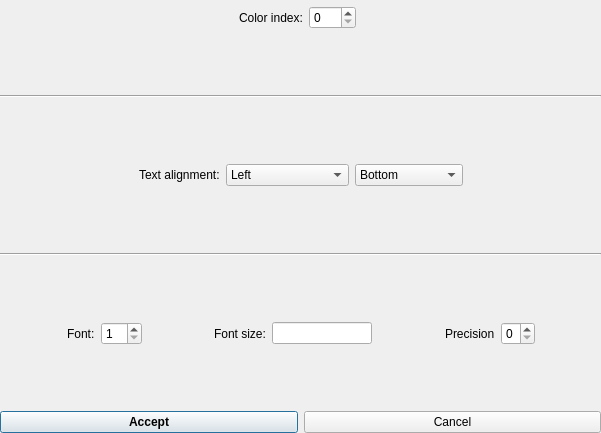
<?xml version="1.0" encoding="UTF-8"?>
<ui version="4.0">
 <class>ARootTextConfigurator</class>
 <widget class="QDialog" name="ARootTextConfigurator">
  <property name="geometry">
   <rect>
    <x>0</x>
    <y>0</y>
    <width>601</width>
    <height>433</height>
   </rect>
  </property>
  <property name="sizePolicy">
   <sizepolicy hsizetype="Fixed" vsizetype="Fixed">
    <horstretch>0</horstretch>
    <verstretch>0</verstretch>
   </sizepolicy>
  </property>
  <property name="windowTitle">
   <string>Dialog</string>
  </property>
  <layout class="QVBoxLayout" name="verticalLayout">
   <property name="leftMargin">
    <number>0</number>
   </property>
   <property name="topMargin">
    <number>0</number>
   </property>
   <property name="rightMargin">
    <number>0</number>
   </property>
   <property name="bottomMargin">
    <number>0</number>
   </property>
   <item>
    <widget class="QFrame" name="frColorPanel">
     <property name="frameShape">
      <enum>QFrame::StyledPanel</enum>
     </property>
     <property name="frameShadow">
      <enum>QFrame::Raised</enum>
     </property>
    </widget>
   </item>
   <item>
    <layout class="QHBoxLayout" name="hlColor">
     <item>
      <spacer name="horizontalSpacer">
       <property name="orientation">
        <enum>Qt::Horizontal</enum>
       </property>
       <property name="sizeHint" stdset="0">
        <size>
         <width>40</width>
         <height>20</height>
        </size>
       </property>
      </spacer>
     </item>
     <item>
      <widget class="QLabel" name="label">
       <property name="text">
        <string>Color index:</string>
       </property>
      </widget>
     </item>
     <item>
      <widget class="QSpinBox" name="sbColor">
       <property name="maximum">
        <number>999</number>
       </property>
      </widget>
     </item>
     <item>
      <widget class="QFrame" name="frCol">
       <property name="frameShape">
        <enum>QFrame::Box</enum>
       </property>
       <property name="frameShadow">
        <enum>QFrame::Raised</enum>
       </property>
      </widget>
     </item>
     <item>
      <spacer name="horizontalSpacer_2">
       <property name="orientation">
        <enum>Qt::Horizontal</enum>
       </property>
       <property name="sizeHint" stdset="0">
        <size>
         <width>40</width>
         <height>20</height>
        </size>
       </property>
      </spacer>
     </item>
    </layout>
   </item>
   <item>
    <spacer name="verticalSpacer_3">
     <property name="orientation">
      <enum>Qt::Vertical</enum>
     </property>
     <property name="sizeHint" stdset="0">
      <size>
       <width>20</width>
       <height>40</height>
      </size>
     </property>
    </spacer>
   </item>
   <item>
    <widget class="Line" name="line">
     <property name="orientation">
      <enum>Qt::Horizontal</enum>
     </property>
    </widget>
   </item>
   <item>
    <spacer name="verticalSpacer_6">
     <property name="orientation">
      <enum>Qt::Vertical</enum>
     </property>
     <property name="sizeHint" stdset="0">
      <size>
       <width>20</width>
       <height>40</height>
      </size>
     </property>
    </spacer>
   </item>
   <item>
    <layout class="QHBoxLayout" name="horizontalLayout_2">
     <item>
      <spacer name="horizontalSpacer_3">
       <property name="orientation">
        <enum>Qt::Horizontal</enum>
       </property>
       <property name="sizeHint" stdset="0">
        <size>
         <width>40</width>
         <height>20</height>
        </size>
       </property>
      </spacer>
     </item>
     <item>
      <widget class="QLabel" name="labAlign">
       <property name="text">
        <string>Text alignment:</string>
       </property>
      </widget>
     </item>
     <item>
      <widget class="QComboBox" name="cobHorizontalAlignment">
       <item>
        <property name="text">
         <string>Left</string>
        </property>
       </item>
       <item>
        <property name="text">
         <string>Horizontal center</string>
        </property>
       </item>
       <item>
        <property name="text">
         <string>Right</string>
        </property>
       </item>
      </widget>
     </item>
     <item>
      <widget class="QComboBox" name="cobVerticalAlignment">
       <item>
        <property name="text">
         <string>Bottom</string>
        </property>
       </item>
       <item>
        <property name="text">
         <string>Vertical center</string>
        </property>
       </item>
       <item>
        <property name="text">
         <string>Top</string>
        </property>
       </item>
      </widget>
     </item>
     <item>
      <spacer name="horizontalSpacer_4">
       <property name="orientation">
        <enum>Qt::Horizontal</enum>
       </property>
       <property name="sizeHint" stdset="0">
        <size>
         <width>40</width>
         <height>20</height>
        </size>
       </property>
      </spacer>
     </item>
    </layout>
   </item>
   <item>
    <spacer name="verticalSpacer">
     <property name="orientation">
      <enum>Qt::Vertical</enum>
     </property>
     <property name="sizeHint" stdset="0">
      <size>
       <width>20</width>
       <height>40</height>
      </size>
     </property>
    </spacer>
   </item>
   <item>
    <widget class="Line" name="lineAlign">
     <property name="orientation">
      <enum>Qt::Horizontal</enum>
     </property>
    </widget>
   </item>
   <item>
    <spacer name="verticalSpacer_5">
     <property name="orientation">
      <enum>Qt::Vertical</enum>
     </property>
     <property name="sizeHint" stdset="0">
      <size>
       <width>20</width>
       <height>40</height>
      </size>
     </property>
    </spacer>
   </item>
   <item>
    <layout class="QHBoxLayout" name="horizontalLayout_3">
     <item>
      <spacer name="horizontalSpacer_6">
       <property name="orientation">
        <enum>Qt::Horizontal</enum>
       </property>
       <property name="sizeHint" stdset="0">
        <size>
         <width>40</width>
         <height>20</height>
        </size>
       </property>
      </spacer>
     </item>
     <item>
      <widget class="QLabel" name="label_6">
       <property name="text">
        <string>Font:</string>
       </property>
      </widget>
     </item>
     <item>
      <widget class="QSpinBox" name="sbFont">
       <property name="minimum">
        <number>1</number>
       </property>
       <property name="maximum">
        <number>15</number>
       </property>
      </widget>
     </item>
     <item>
      <spacer name="horizontalSpacer_7">
       <property name="orientation">
        <enum>Qt::Horizontal</enum>
       </property>
       <property name="sizeHint" stdset="0">
        <size>
         <width>40</width>
         <height>20</height>
        </size>
       </property>
      </spacer>
     </item>
     <item>
      <widget class="QLabel" name="label_4">
       <property name="text">
        <string>Font size:</string>
       </property>
      </widget>
     </item>
     <item>
      <widget class="QLineEdit" name="ledSize">
       <property name="maximumSize">
        <size>
         <width>100</width>
         <height>16777215</height>
        </size>
       </property>
      </widget>
     </item>
     <item>
      <spacer name="horizontalSpacer_8">
       <property name="orientation">
        <enum>Qt::Horizontal</enum>
       </property>
       <property name="sizeHint" stdset="0">
        <size>
         <width>40</width>
         <height>20</height>
        </size>
       </property>
      </spacer>
     </item>
     <item>
      <widget class="QLabel" name="label_5">
       <property name="text">
        <string>Precision</string>
       </property>
      </widget>
     </item>
     <item>
      <widget class="QSpinBox" name="sbPrecision">
       <property name="minimum">
        <number>0</number>
       </property>
       <property name="maximum">
        <number>3</number>
       </property>
      </widget>
     </item>
     <item>
      <spacer name="horizontalSpacer_9">
       <property name="orientation">
        <enum>Qt::Horizontal</enum>
       </property>
       <property name="sizeHint" stdset="0">
        <size>
         <width>40</width>
         <height>20</height>
        </size>
       </property>
      </spacer>
     </item>
    </layout>
   </item>
   <item>
    <spacer name="verticalSpacer_2">
     <property name="orientation">
      <enum>Qt::Vertical</enum>
     </property>
     <property name="sizeHint" stdset="0">
      <size>
       <width>20</width>
       <height>40</height>
      </size>
     </property>
    </spacer>
   </item>
   <item>
    <layout class="QHBoxLayout" name="horizontalLayout">
     <property name="topMargin">
      <number>0</number>
     </property>
     <item>
      <widget class="QPushButton" name="pbAccept">
       <property name="font">
        <font>
         <weight>75</weight>
         <bold>true</bold>
        </font>
       </property>
       <property name="text">
        <string>Accept</string>
       </property>
      </widget>
     </item>
     <item>
      <widget class="QPushButton" name="pbCancel">
       <property name="text">
        <string>Cancel</string>
       </property>
      </widget>
     </item>
    </layout>
   </item>
  </layout>
 </widget>
 <tabstops>
  <tabstop>sbColor</tabstop>
  <tabstop>cobHorizontalAlignment</tabstop>
  <tabstop>cobVerticalAlignment</tabstop>
  <tabstop>sbFont</tabstop>
  <tabstop>sbPrecision</tabstop>
 </tabstops>
 <resources/>
 <connections/>
</ui>
